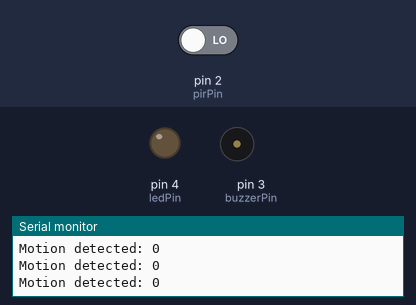
The sketch below on a simulated Arduino Uno, built with avr-gcc and run on an emulated ATmega328P. Shown: output pins drawn as LEDs (lit = HIGH), buzzer (waves = sounding), the last lines printed to the serial monitor. The inputs (shaded band) are chosen by the test bench; at power-on: pin 2 (pirPin) LOW. The modem accepts every AT command (registered, SIM ready, sends succeed) and sends nothing else.

Above: at 1.8 s.
1.9 s: pin 2 (pirPin) driven HIGH
At 2.8 s:
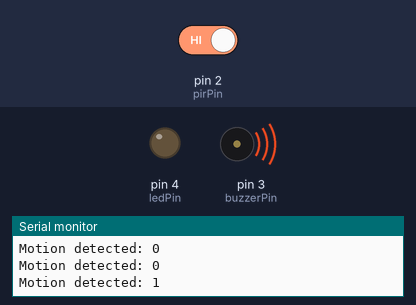
At 3.7 s:
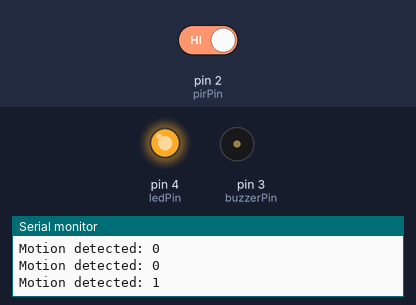
4.9 s: pin 2 (pirPin) driven LOW
At 6.0 s:
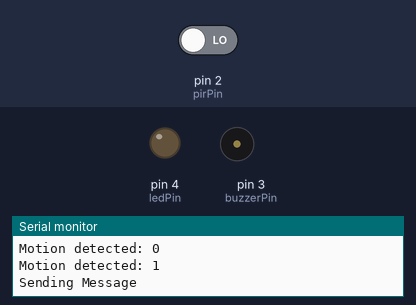
Timing chart, 0 to 7.9 s (numbered marks = the images above; inputs shaded):
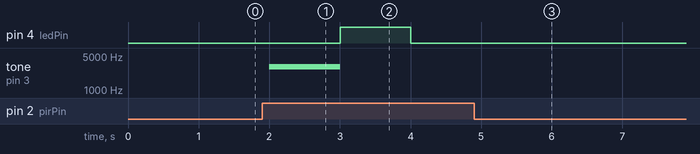

Measured:
- after the input at 1.9 s, pin 4 (ledPin): LOW → HIGH after 1.1 s, → LOW 1.0 s later; tone on pin 3 (buzzerPin): silent → 3000 Hz after 0.10 s, → silent 1.0 s later
- after the input at 4.9 s, pin 4 (ledPin): stays LOW (without the input it goes to HIGH after 3.8 s); tone on pin 3 (buzzerPin): stays silent (without the input it goes to 3000 Hz after 2.8 s)

The sketch:

MotionDetectionSystem.ino
```cpp
#include <Wire.h>
#include <SoftwareSerial.h>

// Define pin numbers
const int pirPin = 2;    // Digital pin for PIR sensor
const int buzzerPin = 3; // Digital pin for buzzer
const int ledPin = 4;    // Digital pin for LED

// Initialize software serial for GSM communication
SoftwareSerial gsm_serial(9,10); // RX, TX pins for GSM module

void setup() {
  // Initialize serial communication
  Serial.begin(9600); // Serial monitor baud rate
  gsm_serial.begin(9600); // GSM module baud rate

  // Initialize pins
  pinMode(pirPin, INPUT);
  pinMode(buzzerPin, OUTPUT);
  pinMode(ledPin, OUTPUT);

  Serial.println("System Initialized");
}

void loop() {
  // Check for motion using PIR sensor
  int pirValue = digitalRead(pirPin);
  Serial.print("Motion detected: ");
  Serial.println(pirValue);

  // If motion detected
  if (pirValue == HIGH) {
    // Sound the buzzer
    tone(buzzerPin, 3000); // Adjust frequency as needed
    delay(1000); // Sound for 2 seconds
    noTone(buzzerPin);

    // Turn on LED
    digitalWrite(ledPin, HIGH);
    delay(1000); // Adjust this delay according to your needs
    digitalWrite(ledPin, LOW);

    // Send alert
    checkAndSendAlert(pirValue);
  }

  // Add some delay to avoid rapid readings
  delay(500);
}

// Function to check sensor values and send an alert if needed
void checkAndSendAlert(int value) {
  // If the condition is met, send an SMS alert
  if (value == HIGH) {
    char alertMessage[100];
    snprintf(alertMessage, sizeof(alertMessage), "Alert: Motion detected!");
    sendSMS(alertMessage);
  }
}

// Function to send an SMS message
void sendSMS(const char* message) {
  Serial.println("Sending Message");
  gsm_serial.println("AT+CMGF=1"); // Sets the GSM Module in Text Mode
  delay(1000);
  gsm_serial.println("AT+CMGS=\"+94711945184\"\r"); // Replace with your phone number
  delay(1000);
  gsm_serial.println(message);
  Serial.println(message);
  delay(100);
  gsm_serial.println((char)26); // ASCII code of CTRL+Z
  delay(1000);
}
```
